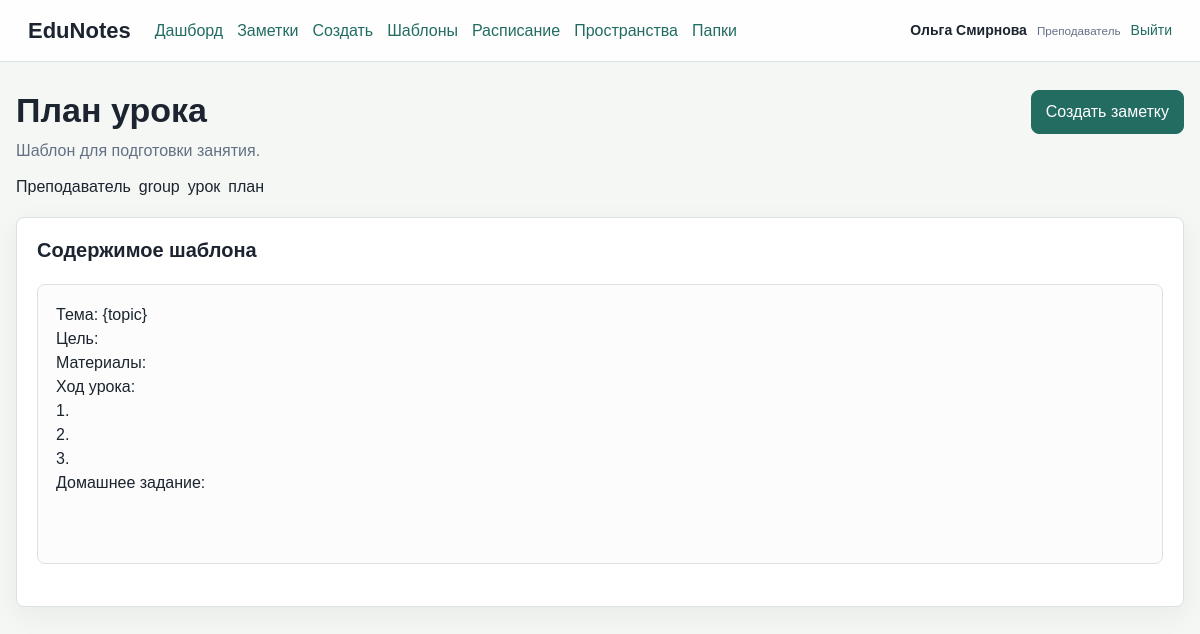
Page /templates/1 (signed in) on the committed database.
### tables this page shows
CREATE TABLE users (
    id INTEGER PRIMARY KEY AUTOINCREMENT,
    name TEXT NOT NULL,
    email TEXT NOT NULL UNIQUE,
    password_hash TEXT NOT NULL,
    role TEXT NOT NULL CHECK (role IN ('superadmin', 'org_admin', 'teacher', 'student', 'parent')),
    child_user_id INTEGER REFERENCES users(id) ON DELETE SET NULL,
    created_at TEXT NOT NULL DEFAULT CURRENT_TIMESTAMP
);

CREATE TABLE note_templates (
    id INTEGER PRIMARY KEY AUTOINCREMENT,
    name TEXT NOT NULL,
    role TEXT NOT NULL DEFAULT 'all',
    description TEXT NOT NULL DEFAULT '',
    title TEXT NOT NULL,
    content TEXT NOT NULL DEFAULT '',
    tags TEXT NOT NULL DEFAULT '',
    workspace_kind TEXT NOT NULL DEFAULT 'group',
    created_at TEXT NOT NULL DEFAULT CURRENT_TIMESTAMP
);

### app.py (the view)
@app.route("/templates/<int:template_id>")
@login_required
def note_template_detail(template_id: int):
    template = query_one("SELECT * FROM note_templates WHERE id = ?", (template_id,))
    if template is None:
        abort(404)
    return render_template("template_detail.html", template=template)

### app.py (called while the page is built)
def create_app() -> Flask:
    app = Flask(__name__)
    app.config["SECRET_KEY"] = os.environ.get("SECRET_KEY", "dev-secret-change-me")
    app.config["DATABASE"] = DATABASE
    @app.before_request
    def load_current_user() -> None:
        user_id = session.get("user_id")
        g.user = None
        if user_id:
            g.user = query_one("SELECT * FROM users WHERE id = ?", (user_id,))
    @app.context_processor
    def inject_globals() -> dict:
        return {
        "ROLES": ROLES,
        "ACCESS_LEVELS": ACCESS_LEVELS,
        "NOTE_TEMPLATE_ROLES": NOTE_TEMPLATE_ROLES,
        "can_delete_user": can_delete_user,
    }
    return app

def get_db() -> sqlite3.Connection:
    if "db" not in g:
        g.db = sqlite3.connect(app.config["DATABASE"])
        g.db.row_factory = sqlite3.Row
        g.db.execute("PRAGMA foreign_keys = ON")
    return g.db

def query_one(sql: str, params: tuple = ()) -> sqlite3.Row | None:
    return get_db().execute(sql, params).fetchone()

def login_required(view):
    @wraps(view)
    def wrapped_view(**kwargs):
        if g.user is None:
            return redirect(url_for("login"))
        return view(**kwargs)
    return wrapped_view

### templates/template_detail.html (shortened to what this page needs)
{% extends "base.html" %}
{% block content %}
<section class="section-head">
    <div>
        <h1>{{ template.name }}</h1>
        <p>{{ template.description }}</p>
        <div class="tag-row">
            <span>{{ NOTE_TEMPLATE_ROLES[template.role] }}</span>
            <span>{{ template.workspace_kind }}</span>
            {% for tag in template.tags.split(',') if tag.strip() %}
                <span>{{ tag.strip() }}</span>
            {% endfor %}
        </div>
    </div>
    <a class="button primary" href="{{ url_for('note_new', template_id=template.id) }}">Создать заметку</a>
</section>
<section class="panel">
    <h2>Содержимое шаблона</h2>
    <pre class="note-content">{{ template.content }}</pre>
</section>
{% endblock %}

### templates/base.html (shortened to what this page needs)
<!doctype html>
<html lang="ru">
<head>
    <link rel="stylesheet" href="{{ url_for('static', filename='styles.css') }}">
</head>
<body>
    <header class="topbar">
        <a class="brand" href="{{ url_for('notes') if g.user else url_for('login') }}">EduNotes</a>
        {% if g.user %}
            <nav class="nav">
                <a href="{{ url_for('dashboard') }}">Дашборд</a>
                <a href="{{ url_for('notes') }}">Заметки</a>
                <a href="{{ url_for('note_new') }}">Создать</a>
                <a href="{{ url_for('note_templates') }}">Шаблоны</a>
                <a href="{{ url_for('schedule') }}">Расписание</a>
                <a href="{{ url_for('workspaces') }}">Пространства</a>
                <a href="{{ url_for('folders') }}">Папки</a>
            </nav>
            <div class="user-chip">
                <span>{{ g.user.name }}</span>
                <small>{{ ROLES[g.user.role] }}</small>
                <a href="{{ url_for('logout') }}">Выйти</a>
            </div>
        {% endif %}
    </header>
    <main class="page">
        {% block content %}{% endblock %}
    </main>
</body>
</html>

### static/styles.css (style rules this page uses)
:root { color-scheme: light; --bg: #f5f7f4; --panel: #ffffff; --text: #1c2430; --muted: #647084; --line: #dce2df; --primary: #226c62; --primary-dark: #164d46; --accent: #c44c31; --soft: #e7f0ed; --danger: #b92f2f; }
* { box-sizing: border-box; }
body { margin: 0; background: var(--bg); color: var(--text); font-family: Arial, Helvetica, sans-serif; line-height: 1.5; }
a { color: var(--primary); text-decoration: none; }
.topbar { position: sticky; top: 0; z-index: 5; display: flex; align-items: center; gap: 24px; padding: 14px 28px; border-bottom: 1px solid var(--line); background: rgba(255, 255, 255, 0.94); }
.brand { color: var(--text); font-size: 22px; font-weight: 800; }
.nav { display: flex; gap: 14px; margin-right: auto; }
.user-chip { display: flex; align-items: center; gap: 10px; color: var(--muted); font-size: 14px; }
.user-chip span { color: var(--text); font-weight: 700; }
.page { width: min(1180px, calc(100% - 32px)); margin: 28px auto 56px; }
.section-head, .note-toolbar { display: flex; align-items: flex-start; justify-content: space-between; gap: 18px; margin-bottom: 18px; }
h1, h2 { margin: 0 0 8px; line-height: 1.2; }
h1 { font-size: 34px; }
h2 { font-size: 20px; }
p { margin: 0 0 12px; }
.muted, .section-head p { color: var(--muted); }
.panel, .note-card, .empty-state { border: 1px solid var(--line); border-radius: 8px; background: var(--panel); box-shadow: 0 8px 28px rgba(32, 40, 47, 0.06); }
.panel { padding: 20px; }
button, .button { display: inline-flex; align-items: center; justify-content: center; min-height: 40px; padding: 9px 14px; border: 1px solid var(--line); border-radius: 8px; background: #fff; color: var(--text); font: inherit; cursor: pointer; }
.primary { border-color: var(--primary); background: var(--primary); color: #fff; }
.tag-row { display: flex; flex-wrap: wrap; gap: 8px; }
.note-content { overflow: auto; min-height: 280px; margin: 22px 0; padding: 18px; border: 1px solid var(--line); border-radius: 8px; background: #fbfcfb; color: var(--text); font: inherit; white-space: pre-wrap; }

### rows in the picture
users: user.name "Ольга Смирнова", role "Преподаватель"
note_templates: name "План урока", description "Шаблон для подготовки занятия.", role "Преподаватель", workspace_kind "group", content "Тема: {topic} Цель: Материалы: Ход урока: 1. 2. 3. Домашнее задание:"

### other values in the picture
{{ tag.strip() }} "урок" "план"
